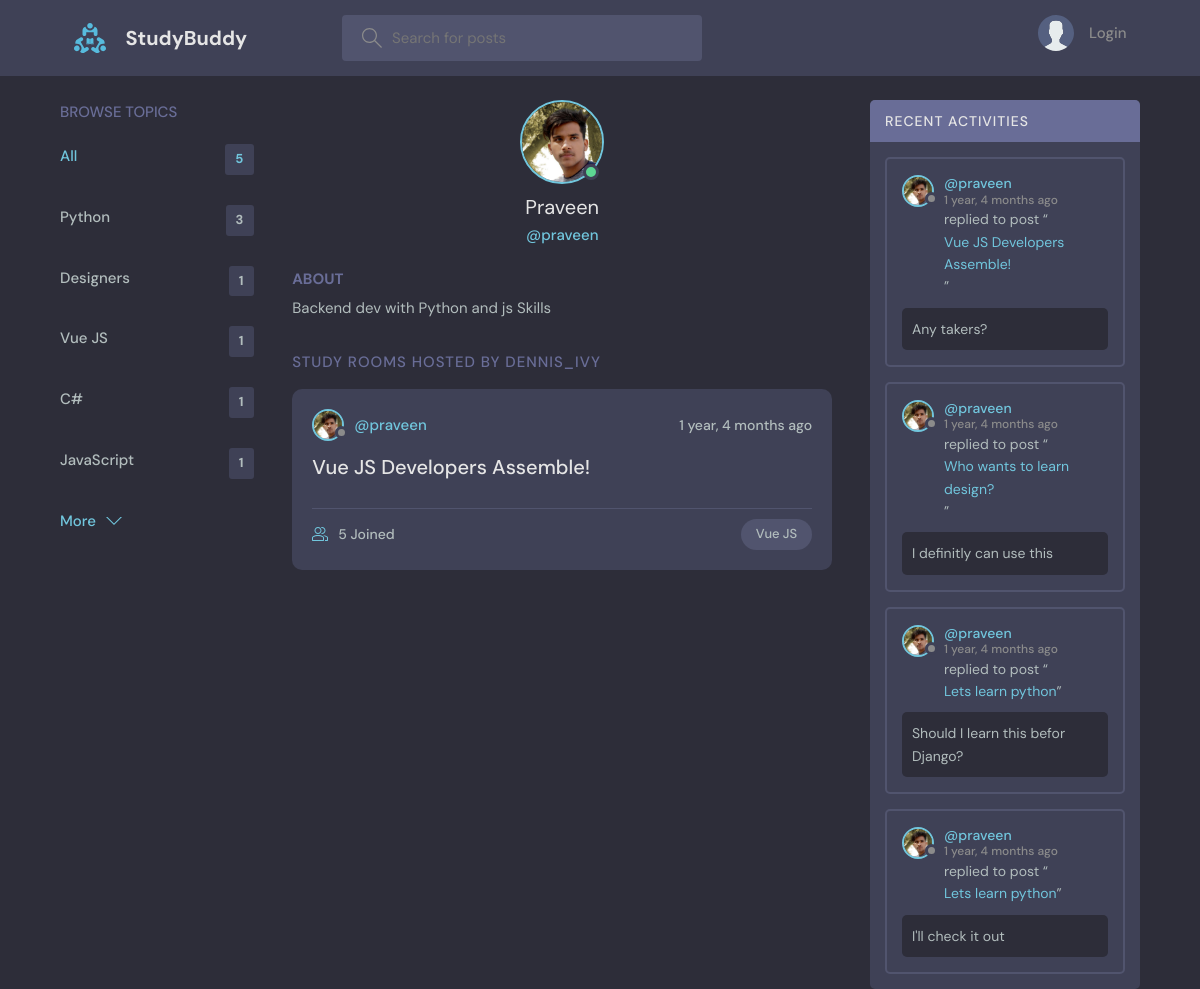
/profile/2/, run on an earlier commit of the app's database.
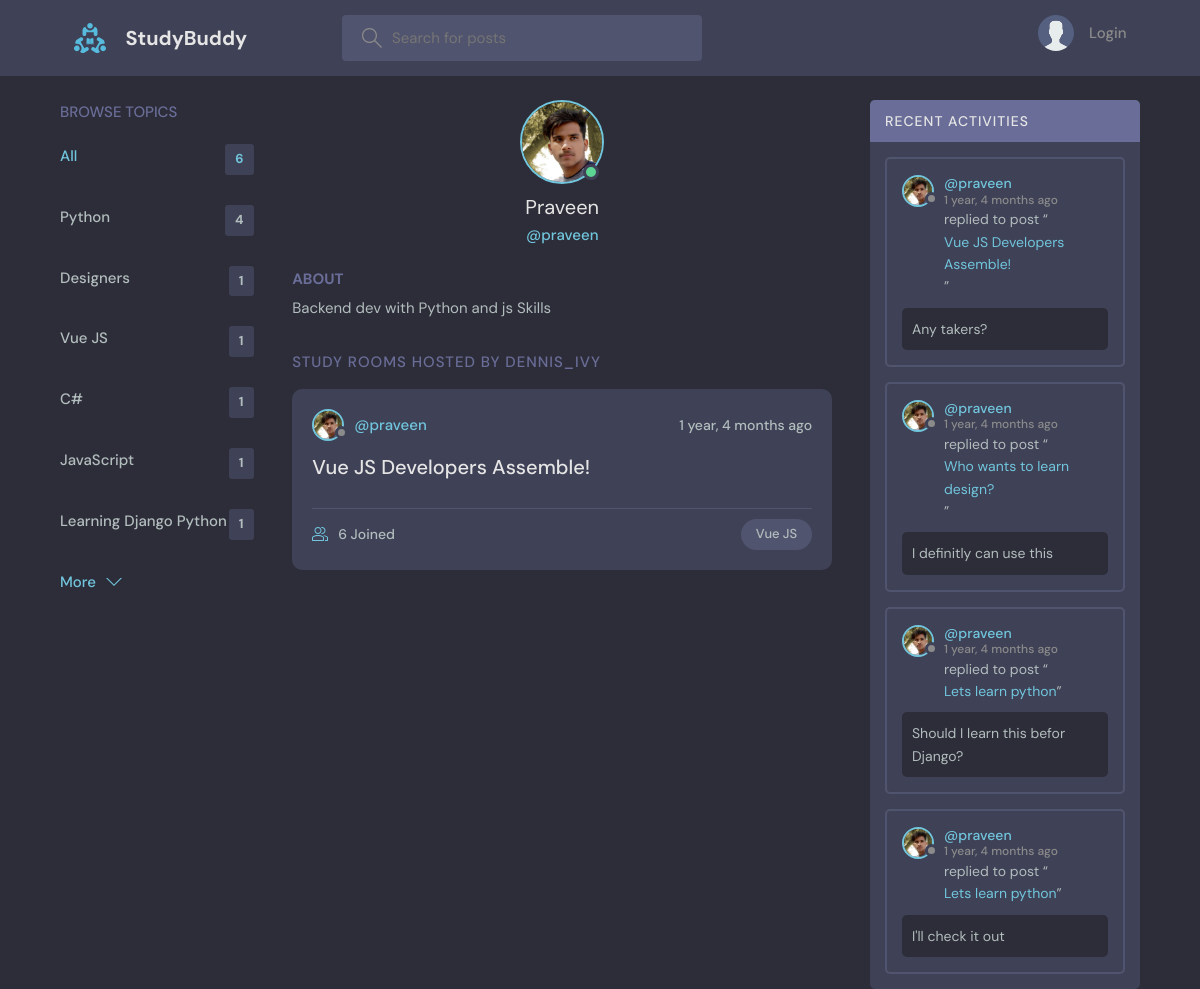
And on a later commit of the database.
### base/models.py (models this page shows, shortened)
class Topic(models.Model):
    name = models.CharField(max_length=200)

class User(AbstractUser):
    name = models.CharField(max_length=200, null=True)
    email = models.EmailField(unique=True, null=True)
    bio = models.TextField(null=True)
    avatar = models.ImageField(null=True, default="avatar.svg")
    USERNAME_FIELD = 'email'
    REQUIRED_FIELDS = ['username']

class Room(models.Model):
    host = models.ForeignKey(User, on_delete=models.SET_NULL, null=True)
    topic = models.ForeignKey(Topic, on_delete=models.SET_NULL, null=True)
    name = models.CharField(max_length=200)
    description = models.TextField(null=True, blank=True)
    participants = models.ManyToManyField(
        User, related_name='participants', blank=True)
    updated = models.DateTimeField(auto_now=True)
    created = models.DateTimeField(auto_now_add=True)
    class Meta:
        ordering = ['-updated', '-created']
    def __str__(self):
        return self.name

class Message(models.Model):
    user = models.ForeignKey(User, on_delete=models.CASCADE)
    room = models.ForeignKey(Room, on_delete=models.CASCADE)
    body = models.TextField()
    updated = models.DateTimeField(auto_now=True)
    created = models.DateTimeField(auto_now_add=True)
    class Meta:
        ordering = ['-updated', '-created']

### base/views.py (the view)
# urls.py: path('profile/<str:pk>/', views.userProfile, name="user-profile"),
def userProfile(request, pk):
    user = User.objects.get(id=pk)
    rooms = user.room_set.all()
    room_messages = user.message_set.all()
    topics = Topic.objects.all()
    context = {'user': user, 'rooms': rooms,
               'room_messages': room_messages, 'topics': topics}
    return render(request, 'base/profile.html', context)

### base/templates/base/profile.html (shortened to what this page needs)
{% extends 'main.html' %}
{% block content %}
<main class="profile-page layout layout--3">
  <div class="container">
    {% include 'base/topics_component.html' %}
    <div class="roomList">
      <div class="profile">
        <div class="profile__avatar">
          <div class="avatar avatar--large active">
            <img src="{{user.avatar.url}}" />
          </div>
        </div>
        <div class="profile__info">
          <h3>{{user.name}}</h3>
          <p>@{{user.username}}</p>
        </div>
        <div class="profile__about">
          <h3>About</h3>
          <p>
            {{user.bio}}
          </p>
        </div>
      </div>
      <div class="roomList__header">
        <div>
          <h2>Study Rooms Hosted by dennis_ivy</a>
          </h2>
        </div>
      </div>
      {% include 'base/feed_component.html' %}
    </div>
    {% include 'base/activity_component.html' %}
  </div>
</main>
{% endblock content %}

### templates/main.html (shortened to what this page needs)
<!DOCTYPE html>
{% load static %}
<html lang="en">
<head>
    <link rel="stylesheet" href="{% static 'styles/style.css' %}" />
</head>
<body>
    {% include 'navbar.html' %}
    {% block content %}
    {% endblock %}
</body>
</html>

### templates/navbar.html (shortened to what this page needs)
{% load static %}
<header class="header header--loggedIn">
    <div class="container">
        <a href="{% url 'home' %}" class="header__logo">
            <img src="{% static 'images/logo.svg' %}" />
            <h1>StudyBuddy</h1>
        </a>
        <form class="header__search" method="GET" action="{% url 'home' %}">
            <label>
                <input name="q" placeholder="Search for posts" />
            </label>
        </form>
        <nav class="header__menu">
            {% if request.user.is_authenticated %}
            <div class="header__user">
                <a href="{% url 'update-user' %}">
                    <div class="avatar avatar--medium active">
                        <img src="{{request.user.avatar.url}}" />
                    </div>
                    <p>{{request.user.username}} <span>@{{request.user.username}}</span></p>
                </a>
                <button class="dropdown-button">
                    <svg version="1.1" xmlns="http://www.w3.org/2000/svg" width="32" height="32" viewBox="0 0 32 32">
                        <title>chevron-down</title>
                        <path d="M16 21l-13-13h-3l16 16 16-16h-3l-13 13z"></path>
                    </svg>
                </button>
            </div>
            {% else %}
            <a href="{% url 'login' %}">
                <img src="{% static 'images/avatar.svg' %}" />
                <p>Login</p>
            </a>
            {% endif %}
        </nav>
    </div>
</header>

### base/templates/base/topics_component.html
<div class="topics">
    <div class="topics__header">
        <h2>Browse Topics</h2>
    </div>
    <ul class="topics__list">
        <li>
            <a href="{% url 'home' %}" class="active">All <span>{{topics.count}}</span></a>
        </li>
        {% for topic in topics %}
        <li>
            <a href="{% url 'home' %}?q={{topic.name}}">{{topic.name}}<span>{{topic.room_set.all.count}}</span></a>
        </li>
        {% endfor %}
    </ul>
    <a class="btn btn--link" href="{% url 'topics' %}">
        More
        <svg version="1.1" xmlns="http://www.w3.org/2000/svg" width="32" height="32" viewBox="0 0 32 32">
            <title>chevron-down</title>
            <path d="M16 21l-13-13h-3l16 16 16-16h-3l-13 13z"></path>
        </svg>
    </a>
</div>

### base/templates/base/feed_component.html (shortened to what this page needs)
{% for room in rooms %}
<div class="roomListRoom">
    <div class="roomListRoom__header">
        <a href="{% url 'user-profile' room.host.id %}" class="roomListRoom__author">
            <div class="avatar avatar--small">
                <img src="{{room.host.avatar.url}}" />
            </div>
            <span>@{{room.host.username}}</span>
        </a>
        <div class="roomListRoom__actions">
            <span>{{room.created|timesince}} ago</span>
        </div>
    </div>
    <div class="roomListRoom__content">
        <a href="{% url 'room' room.id %}">{{room.name}}</a>
    </div>
    <div class="roomListRoom__meta">
        <a href="{% url 'room' room.id %}" class="roomListRoom__joined">
            {{room.participants.all.count}} Joined
        </a>
        <p class="roomListRoom__topic">{{room.topic.name}}</p>
    </div>
</div>
{% endfor %}

### base/templates/base/activity_component.html (shortened to what this page needs)
<div class="activities">
    <div class="activities__header">
        <h2>Recent Activities</h2>
    </div>
    {% for message in room_messages %}
    <div class="activities__box">
        <div class="activities__boxHeader roomListRoom__header">
            <a href="{% url 'user-profile' message.user.id %}" class="roomListRoom__author">
                <div class="avatar avatar--small">
                    <img src="{{message.user.avatar.url}}" />
                </div>
                <p>
                    @{{message.user.username}}
                    <span>{{message.created|timesince}} ago</span>
                </p>
            </a>
        </div>
        <div class="activities__boxContent">
            <p>replied to post “<a href="{% url 'room' message.room.id %}">{{message.room}}</a>”</p>
            <div class="activities__boxRoomContent">{{message.body}}</div>
        </div>
    </div>
    {% endfor %}
</div>

What changed in the data, as far as the page shows it:
computed for Topic "Python": room_set.all.count "3" → "4"
added Topic: name "Learning Django Python", room_set.all.count "1"
computed for Room "Vue JS Developers Assemble!": participants.all.count "5" → "6"
Also different on the page:
{{ topics.count }}: "5" → "6"
